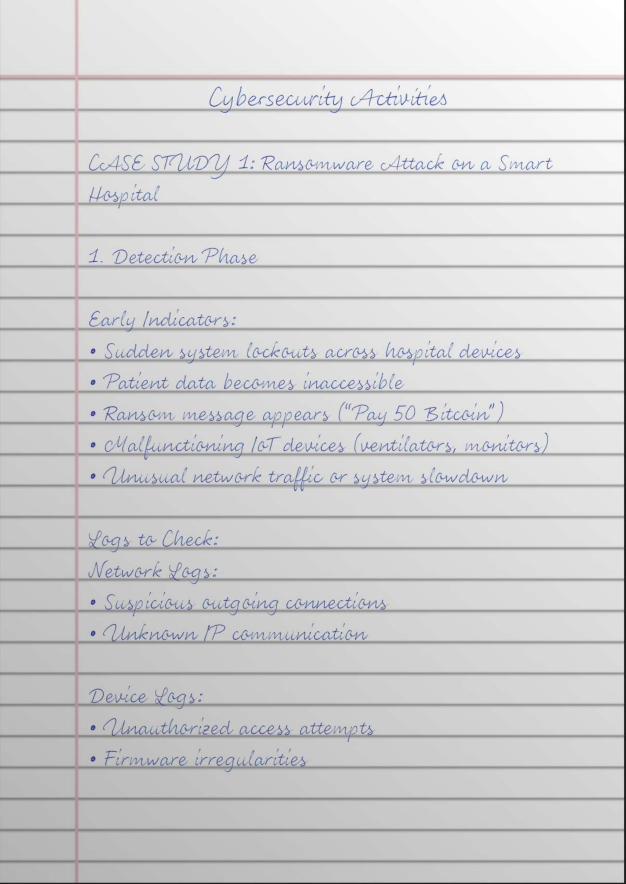
#> input picture sample_handwritten_assgn/pages/handwritten_assignment_p001.png, 2501 x 3534 px (shown at 1/4 size)
$ python -i base.py   (imports and definitions only)
#> lines starting #> are read from the running program, lines starting #| are printed output that depends on the picture; after the words box and inside, x2 and y2 are one past the last pixel; in counts of white or black regions, pixels touching at a corner belong together
"""OCR provider Protocol and shared utilities."""

from __future__ import annotations

import logging
import os
import tempfile
from dataclasses import dataclass, field
from pathlib import Path
from typing import Protocol, runtime_checkable

import cv2
import numpy as np
from PIL import Image

logger = logging.getLogger(__name__)

_IMAGE_EXTENSIONS = frozenset({".jpg", ".jpeg", ".png", ".bmp", ".tiff", ".tif", ".webp"})
_PDF_EXTENSION = ".pdf"


@dataclass(frozen=True)
class OcrPage:
    index: int
    markdown: str
    confidence: float | None = None


@dataclass
class OcrResult:
    text: str
    confidence: float  # 0.0–1.0; heuristic for providers that lack native scores
    provider: str
    page_data: tuple[OcrPage, ...] = ()
    metadata: dict = field(default_factory=dict)

    @property
    def page_count(self) -> int:
        return max(1, len(self.page_data))


@runtime_checkable
class OcrProvider(Protocol):
    """Minimal interface every OCR adapter must satisfy."""

    name: str
    confidence_threshold: float  # short-circuit cascade when result.confidence >= this

    # [27 lines left out: functions extract, load_image_gray, not called in this run]


def _deskew(image: np.ndarray) -> np.ndarray:
    ys, xs = np.where(image == 0)
    coords = np.column_stack((xs, ys))
    if coords.size == 0:
        return image
    angle = cv2.minAreaRect(coords)[-1]
    angle = -(90 + angle) if angle < -45 else -angle
    h, w = image.shape
    M = cv2.getRotationMatrix2D((w // 2, h // 2), angle, 1.0)
    return cv2.warpAffine(image, M, (w, h), flags=cv2.INTER_CUBIC,
                          borderMode=cv2.BORDER_REPLICATE)


def preprocess_image(image: np.ndarray) -> np.ndarray:
    blurred = cv2.GaussianBlur(image, (3, 3), 0)
    binary = cv2.adaptiveThreshold(
        blurred, 255, cv2.ADAPTIVE_THRESH_GAUSSIAN_C, cv2.THRESH_BINARY, 11, 2
    )
    deskewed = _deskew(binary)
    kernel = np.ones((1, 1), np.uint8)
    return cv2.morphologyEx(deskewed, cv2.MORPH_OPEN, kernel)


# [22 lines left out: functions numpy_to_png_bytes, pdf_to_image_paths, not called in this run]


def is_image(path: str) -> bool:
    return Path(path).suffix.lower() in _IMAGE_EXTENSIONS


def is_pdf(path: str) -> bool:
    return Path(path).suffix.lower() == _PDF_EXTENSION


def assert_path_exists(path: str) -> None:
    if not os.path.exists(path):
        raise FileNotFoundError(f"File not found: {path}")

>>> import cv2
>>> picture = cv2.imread('../../../sample_handwritten_assgn/pages/handwritten_assignment_p001.png', cv2.IMREAD_GRAYSCALE)
#> picture: shape (3534, 2501); min 2, max 255, mean 208.5
>>> result = preprocess_image(picture)
#> in preprocess_image, `binary = cv2.adaptiveThreshold( blurred, 255, cv2.ADAPTIVE_THRESH_GAUS..`:
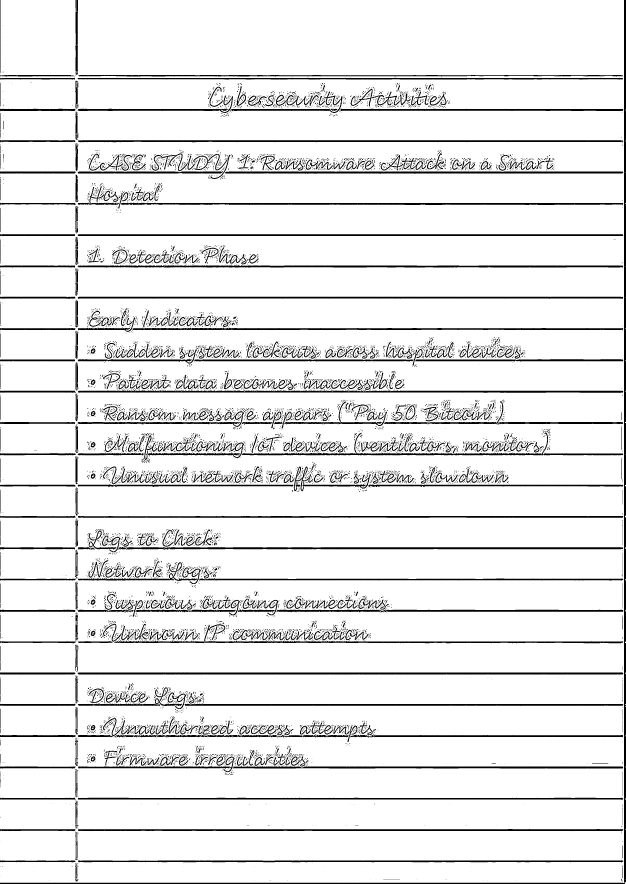
#> binary: shape (3534, 2501) (shown at 1/4 size); 91.3% white; 9838 black regions (8584 under 20 px), largest, box (x1, y1, x2, y2) and area: (0, 0, 2501, 3534) 25071, (311, 2689, 2493, 2698) 17403, (310, 1060, 2493, 1071) 15777
#> in _deskew, `coords = np.column_stack((xs, ys))`: coords = 765262 pairs, first value 0 to 2500, second value 0 to 3533
#> in _deskew, `angle = cv2.minAreaRect(coords)[-1]`: angle = -90
#> in _deskew, `angle = -(90 + angle) if angle < -45 else -angle`: angle = 0
#> in _deskew, `M = cv2.getRotationMatrix2D((w // 2, h // 2), angle, 1.0)`: M = [[1, 0, 0], [0, 1, 0]]

$ run again, on sample_handwritten_assgn/pages/handwritten_assignment_p002.png
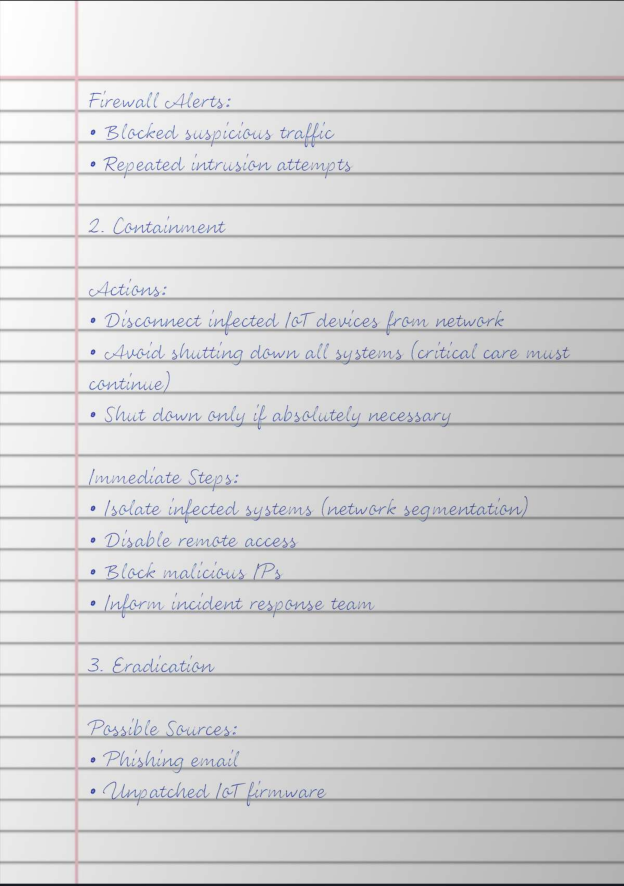
#> input picture sample_handwritten_assgn/pages/handwritten_assignment_p002.png, 2496 x 3542 px (shown at 1/4 size)
#> in preprocess_image, `binary = cv2.adaptiveThreshold( blurred, 255, cv2.ADAPTIVE_THRESH_GAUS..`:
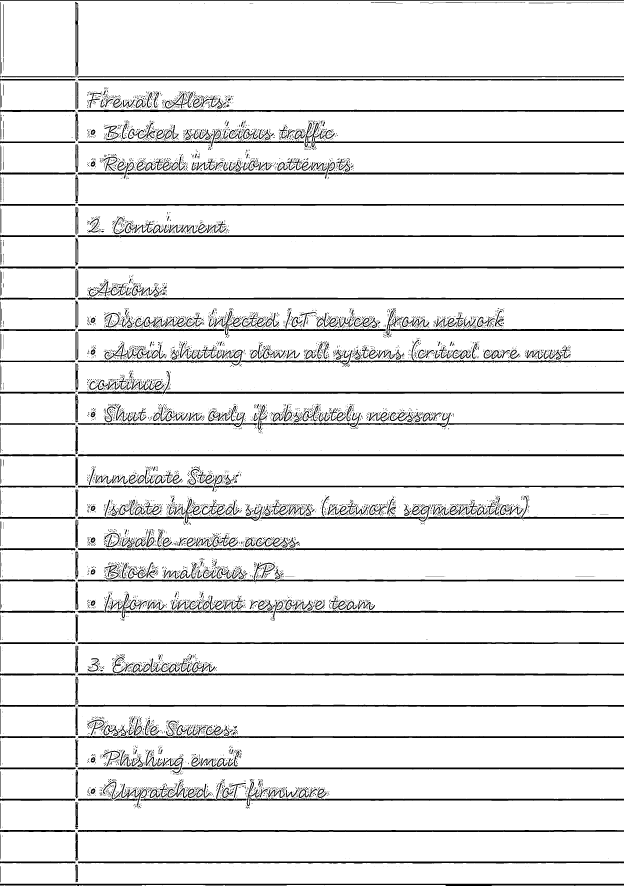
#> binary: shape (3542, 2496) (shown at 1/4 size); 91.7% white; 8565 black regions (7488 under 20 px), largest, box (x1, y1, x2, y2) and area: (311, 1817, 2496, 1825) 17411, (311, 1484, 2496, 1577) 16931, (312, 1066, 2496, 1074) 16441
#> coords = 733509 pairs, first value 0 to 2495, second value 0 to 3541
#> in _deskew, `angle = cv2.minAreaRect(coords)[-1]`: angle = -90
#> in _deskew, `angle = -(90 + angle) if angle < -45 else -angle`: angle = 0
#> M = [[1, 0, 0], [0, 1, 0]]

$ run again, on sample_handwritten_assgn/pages/handwritten_assignment_p003.png
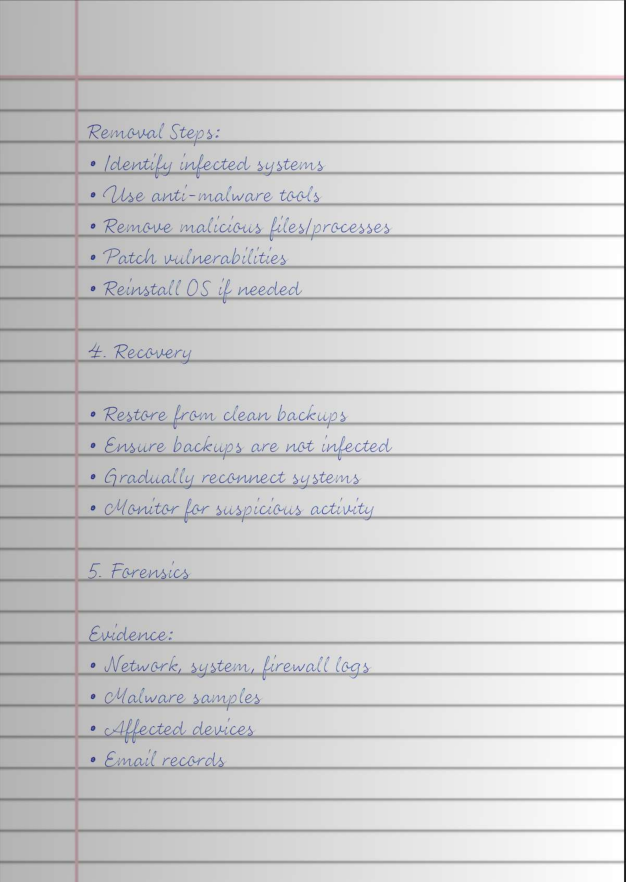
#> input picture sample_handwritten_assgn/pages/handwritten_assignment_p003.png, 2501 x 3526 px (shown at 1/4 size)
#> in preprocess_image, `binary = cv2.adaptiveThreshold( blurred, 255, cv2.ADAPTIVE_THRESH_GAUS..`:
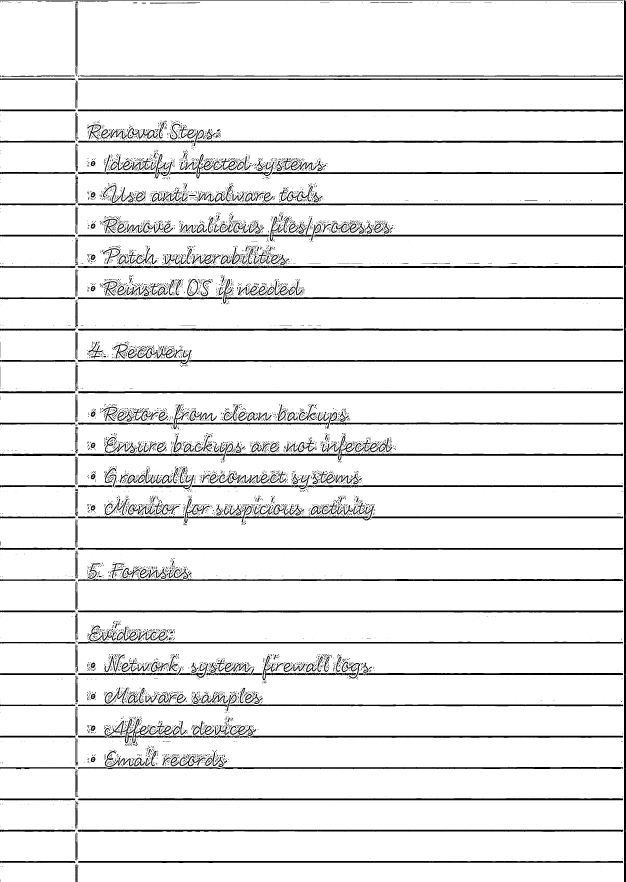
#> binary: shape (3526, 2501) (shown at 1/4 size); 92.2% white; 7627 black regions (6635 under 20 px), largest, box (x1, y1, x2, y2) and area: (2496, 0, 2501, 3526) 17600, (312, 1565, 2493, 1574) 17192, (312, 1314, 2493, 1323) 16273
#> coords = 691800 pairs, first value 0 to 2500, second value 0 to 3525
#> in _deskew, `angle = cv2.minAreaRect(coords)[-1]`: angle = -90
#> in _deskew, `angle = -(90 + angle) if angle < -45 else -angle`: angle = 0
#> M = [[1, 0, 0], [0, 1, 0]]
